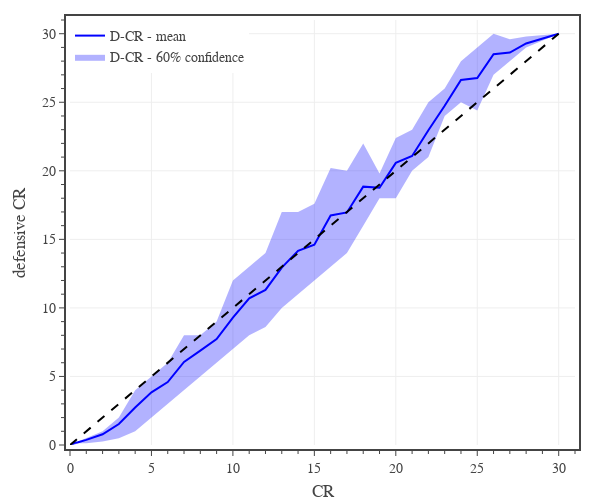

The cell this chart's notebook holds for it:
### Code cell
# Fig. 2: defensive CR

# create figure
fig = go.Figure(
    layout=go.Layout(
        template=tfb.FIG_TEMPLATE,
        margin=dict(l=70, r=25, b=55, t=20, pad=4),
        xaxis=dict(
            title_text='CR',
            range=[0,31],
            tick0=0, dtick=5,
            minor=dict(tick0=0, dtick=1),
        ),
        yaxis=dict(
            title_text='defensive CR',
            range=[0,31],
            tick0=0, dtick=5,
            minor=dict(tick0=0, dtick=1),
        ),
        legend=dict(
            xanchor='left', yanchor='top',
            x=0.00, y=1.00,
            orientation='v',
            tracegroupgap=0,
        )
    )
)

# plot monster confidence interval and average
plot_confidence_interval(fig, df0, 0.6, 'CR', 'D-CR DMG', 'D-CR', 'rgba(0, 0, 255, 1.0)', 'rgba(0, 0, 255, 0.3)')

# plot reference line
fig.add_trace(go.Scatter(
    x=[0,30], y=[0,30],
    mode='lines', 
    name='DMG',
    line=dict(color='black', dash='dash'),
    hoverinfo='skip', 
    showlegend=False,
))

# show figure
fig.update_layout(width=600, height=500)
fig.show(config=tfb.FIG_CONFIG)

# save figures
if SAVEFIGS:
    fig.update_layout(autosize=True, width=None, height=None)
    tfb.save_fig_html(fig, format='large', name='fig-d-cr-vs-cr-large', selector={'name': 'none'})
    tfb.save_fig_html(fig, format='small', name='fig-d-cr-vs-cr-small', selector={'name': 'none'})

### Figure 1 — Plotly figure (JSON) as saved in the notebook; plotly's stock layout.template omitted (floating-point values rounded to 4 significant figures)
{"data": [{"hoverinfo": "skip", "legendgroup": "D-CR", "line": {"width": 0}, "showlegend": false, "type": "scatter", "x": [0.125, 0.25, 0.5, 1, 2, 3, 4, 5, 6, 7, 8, 9, 10, 11, 12, 13, 14, 15, 16, 17, 18, 19, 20, 21, 22, 23, 24, 25, 26, 27, 28, 30], "y": [0.125, 0.2, 0.25, 0.5, 1, 2, 4, 5, 6, 8, 8, 9, 12, 13, 14, 17, 17, 17.6, 20.2, 20, 22, 19.8, 22.4, 23, 25, 26, 28, 29, 30, 29.6, 29.8, 30]}, {"fill": "tonexty", "fillcolor": "rgba(0, 0, 255, 0.3)", "hoverinfo": "skip", "legendgroup": "D-CR", "line": {"width": 0}, "name": "D-CR - 60% confidence", "type": "scatter", "x": [0.125, 0.25, 0.5, 1, 2, 3, 4, 5, 6, 7, 8, 9, 10, 11, 12, 13, 14, 15, 16, 17, 18, 19, 20, 21, 22, 23, 24, 25, 26, 27, 28, 30], "y": [0, 0, 0.125, 0.125, 0.25, 0.5, 1, 2, 3, 4, 5, 6, 7, 8, 8.6, 10, 11, 12, 13, 14, 16, 18, 18, 20, 21, 24, 25, 24.4, 27, 28, 29, 30]}, {"hovertemplate": "<b>D-CR</b><br>CR %{x:,.0f}<br>Mean %{y:,.1f}<br><extra></extra>", "legendgroup": "D-CR", "line": {"color": "rgba(0, 0, 255, 1.0)"}, "mode": "lines", "name": "D-CR - mean", "type": "scatter", "x": [0.125, 0.25, 0.5, 1, 2, 3, 4, 5, 6, 7, 8, 9, 10, 11, 12, 13, 14, 15, 16, 17, 18, 19, 20, 21, 22, 23, 24, 25, 26, 27, 28, 30], "y": [0.07083, 0.1433, 0.1996, 0.3733, 0.7832, 1.532, 2.732, 3.846, 4.588, 6.056, 6.88, 7.725, 9.284, 10.69, 11.31, 12.94, 14.16, 14.61, 16.74, 16.96, 18.85, 18.76, 20.58, 21.08, 22.96, 24.74, 26.63, 26.77, 28.5, 28.62, 29.29, 30]}, {"hoverinfo": "skip", "line": {"color": "black", "dash": "dash"}, "mode": "lines", "name": "DMG", "showlegend": false, "type": "scatter", "x": [0, 30], "y": [0, 30]}], "layout": {"height": 500, "legend": {"orientation": "v", "tracegroupgap": 0, "x": 0, "xanchor": "left", "y": 1, "yanchor": "top"}, "margin": {"b": 55, "l": 70, "pad": 4, "r": 25, "t": 20}, "width": 600, "xaxis": {"dtick": 5, "minor": {"dtick": 1, "tick0": 0}, "range": [0, 31], "tick0": 0, "title": {"text": "CR"}}, "yaxis": {"dtick": 5, "minor": {"dtick": 1, "tick0": 0}, "range": [0, 31], "tick0": 0, "title": {"text": "defensive CR"}}}}
